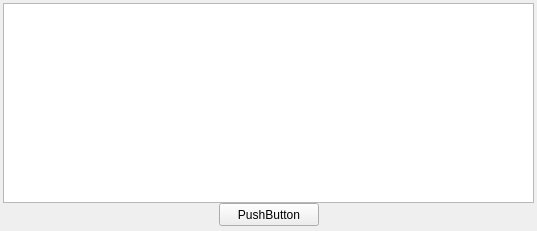
<?xml version="1.0" encoding="UTF-8"?>
<ui version="4.0">
 <class>AngKChainSelectDlg</class>
 <widget class="QWidget" name="AngKChainSelectDlg">
  <property name="geometry">
   <rect>
    <x>0</x>
    <y>0</y>
    <width>537</width>
    <height>231</height>
   </rect>
  </property>
  <property name="windowTitle">
   <string>AngKChainSelectDlg</string>
  </property>
  <layout class="QHBoxLayout" name="horizontalLayout">
   <property name="spacing">
    <number>0</number>
   </property>
   <property name="leftMargin">
    <number>3</number>
   </property>
   <property name="topMargin">
    <number>3</number>
   </property>
   <property name="rightMargin">
    <number>3</number>
   </property>
   <property name="bottomMargin">
    <number>3</number>
   </property>
   <item>
    <widget class="QWidget" name="backgroundWidget" native="true">
     <layout class="QVBoxLayout" name="verticalLayout">
      <property name="spacing">
       <number>0</number>
      </property>
      <property name="leftMargin">
       <number>0</number>
      </property>
      <property name="topMargin">
       <number>0</number>
      </property>
      <property name="rightMargin">
       <number>0</number>
      </property>
      <property name="bottomMargin">
       <number>0</number>
      </property>
      <item>
       <widget class="AngKTableView" name="chainTableView">
        <property name="minimumSize">
         <size>
          <width>0</width>
          <height>200</height>
         </size>
        </property>
        <property name="maximumSize">
         <size>
          <width>16777215</width>
          <height>200</height>
         </size>
        </property>
        <property name="selectionBehavior">
         <enum>QAbstractItemView::SelectRows</enum>
        </property>
        <property name="cornerButtonEnabled">
         <bool>true</bool>
        </property>
       </widget>
      </item>
      <item>
       <layout class="QHBoxLayout" name="horizontalLayout_6">
        <item>
         <spacer name="horizontalSpacer_3">
          <property name="orientation">
           <enum>Qt::Horizontal</enum>
          </property>
          <property name="sizeHint" stdset="0">
           <size>
            <width>40</width>
            <height>20</height>
           </size>
          </property>
         </spacer>
        </item>
        <item>
         <widget class="QPushButton" name="okButton">
          <property name="minimumSize">
           <size>
            <width>100</width>
            <height>23</height>
           </size>
          </property>
          <property name="maximumSize">
           <size>
            <width>100</width>
            <height>23</height>
           </size>
          </property>
          <property name="text">
           <string>PushButton</string>
          </property>
         </widget>
        </item>
        <item>
         <spacer name="horizontalSpacer_4">
          <property name="orientation">
           <enum>Qt::Horizontal</enum>
          </property>
          <property name="sizeHint" stdset="0">
           <size>
            <width>40</width>
            <height>20</height>
           </size>
          </property>
         </spacer>
        </item>
       </layout>
      </item>
     </layout>
    </widget>
   </item>
  </layout>
 </widget>
 <layoutdefault spacing="6" margin="11"/>
 <customwidgets>
  <customwidget>
   <class>AngKTableView</class>
   <extends>QTableView</extends>
   <header>angktableview.h</header>
  </customwidget>
 </customwidgets>
 <resources/>
 <connections/>
</ui>
